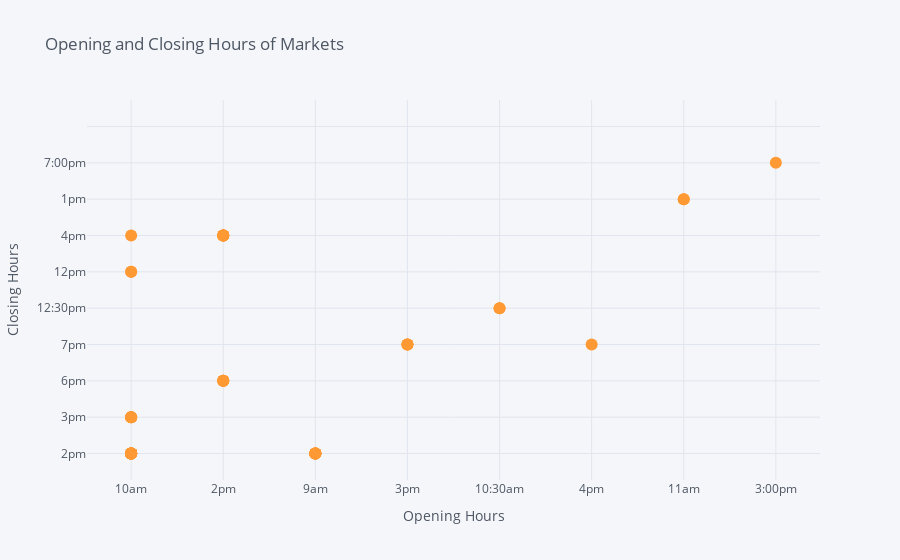

The code cell stored with this chart in its notebook:
### Markdown cell above
### 👨🏽💻 Provide your code to explore and analyse your data

### Code cell
# Double-click this cell and provide your code here. Use as many code cells as you need to analyze and visualize your data. 
# Remember to add a title, as well as appropriate x and y labels to your visualizations
market.iplot(kind="scatter", mode='markers', y="close", x="open", yTitle = "Closing Hours", xTitle = "Opening Hours", title = "Opening and Closing Hours of Markets")

### Figure 1 — Plotly figure (JSON) as saved in the notebook; plotly's stock layout.template omitted (floating-point values rounded to 4 significant figures)
{"data": [{"line": {"color": "rgba(255, 153, 51, 1.0)", "dash": "solid", "shape": "linear", "width": 1.3}, "marker": {"size": 12, "symbol": "circle"}, "mode": "markers", "name": "close", "text": "", "type": "scatter", "x": ["10am", "10am", "10am", "10am", "2pm", "10am", "10am", "9am", "3pm", "10:30am", "10am", "2pm", "2pm", "4pm", "10am", "11am", "10am", "10am", "10am", "9am", "3:00pm", null, "3pm", "9am", "2pm", "2pm", "2pm", "10am", "10am", "2pm", "9am", "2pm", "9am", "10am", "10am", "2pm", "9am", "10:30am", "10am", "10am", "10am", "11am", "10am", "10am", "3pm", "9am", "9am", "2pm"], "y": ["2pm", "2pm", "3pm", "2pm", "6pm", "3pm", "2pm", "2pm", "7pm", "12:30pm", "12pm", "4pm", "4pm", "7pm", "2pm", "1pm", "2pm", "2pm", "4pm", "2pm", "7:00pm", "", "7pm", "2pm", "4pm", "4pm", "4pm", "3pm", "2pm", "6pm", "2pm", "6pm", "2pm", "2pm", "2pm", "6pm", "2pm", "12:30pm", "2pm", "2pm", "3pm", "1pm", "12pm", "2pm", "7pm", "2pm", "2pm", "4pm"]}], "layout": {"legend": {"bgcolor": "#F5F6F9", "font": {"color": "#4D5663"}}, "paper_bgcolor": "#F5F6F9", "plot_bgcolor": "#F5F6F9", "title": {"font": {"color": "#4D5663"}, "text": "Opening and Closing Hours of Markets"}, "xaxis": {"gridcolor": "#E1E5ED", "showgrid": true, "tickfont": {"color": "#4D5663"}, "title": {"font": {"color": "#4D5663"}, "text": "Opening Hours"}, "zerolinecolor": "#E1E5ED"}, "yaxis": {"gridcolor": "#E1E5ED", "showgrid": true, "tickfont": {"color": "#4D5663"}, "title": {"font": {"color": "#4D5663"}, "text": "Closing Hours"}, "zerolinecolor": "#E1E5ED"}}}
